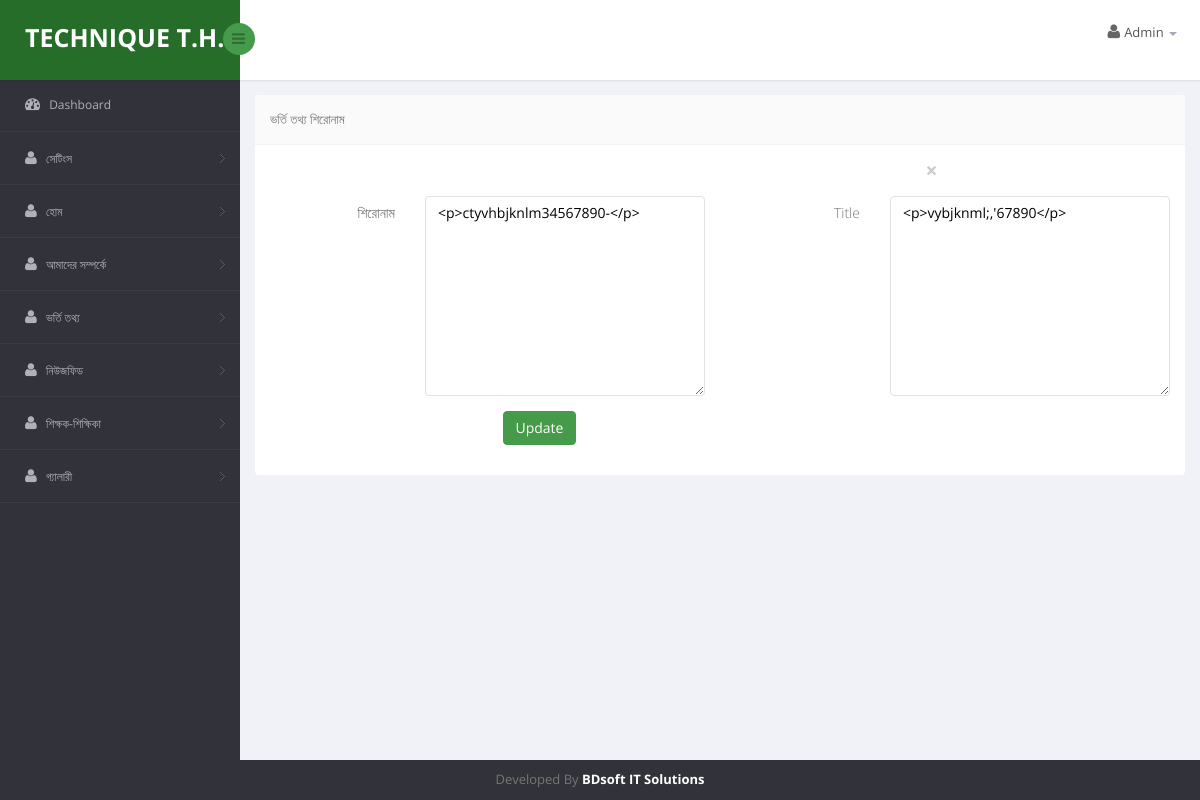
The page /technique_school/soft/home_heading3.php (signed in) on the database its author committed.
### tables this page shows
CREATE TABLE `home_heading3` (
  `home_heading3_id` int(11) NOT NULL,
  `bn_title` varchar(500) NOT NULL,
  `en_title` varchar(500) NOT NULL,
  `created_by` int(11) NOT NULL,
  `created_on` datetime NOT NULL,
  `is_updated` int(1) NOT NULL DEFAULT '0',
  `updated_by` int(11) NOT NULL,
  `updated_on` datetime NOT NULL,
  `is_active` int(1) NOT NULL DEFAULT '1'
);

### technique_school/soft/home_heading3.php (the view, shortened to what this page needs)
<?php include 'include/header.php';?>
<?php include 'include/sidebar.php';?>
<?php include 'include/body-top.php';?>
<?php
        $tbl_name="home_heading3";
        $mgs = '';
?>
     <?php
        $sql = "SELECT * FROM $tbl_name WHERE `home_heading3_id` = 1 ";
        $result = mysqli_fetch_array(mysqli_query($con,$sql));
    ?>
     <form class="cmxform form-horizontal " id="signupForm" method="post" action=""  enctype="multipart/form-data">
     <div class="form-group ">
            <div class=" col-md-6 col-md-offset-3 <?=$class?>"><a href="#" class="close" data-dismiss="alert" aria-label="close">×</a><?=$mgs?></div>
        </div>
        <div class="form-group ">
            <label for="bn_title" class="control-label col-lg-2">শিরোনাম </label>
            <div class="col-lg-4">
                <textarea  class=" form-control" id="" name="bn_title" type="text" required style="height: 200px; width: 400p;"><?=$result['bn_title']?></textarea>
            </div>
            <label for="en_title" class="control-label col-lg-2">Title </label>
            <div class="col-lg-4">
                <textarea  class=" form-control" id="" name="en_title" type="text" required style="height: 200px; width: 400p;"><?=$result['en_title']?></textarea>
            </div>
        </div>
       <div class="form-group">
            <div class="col-lg-offset-3 col-md-offset-3 col-sm-offset-3 col-xs-offset-3 col-lg-5">
              <input type="submit" class="btn btn-primary" name="update" value="Update" />
            </div>
        </div>
    </form>
<?php include 'include/body-bottom.php';?>
<?php include 'include/footer.php';?>

### rows shown on the page
home_heading3: bn_title "<p>ctyvhbjknlm34567890-</p>", en_title "<p>vybjknml;,'67890</p>"

### other values the page prints
$table_heading "ভর্তি তথ্য শিরোনাম"
